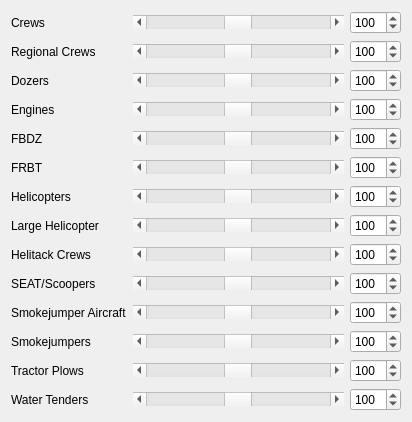
     <widget class="QWidget" name="scrollAreaWidgetContents_3">
      <property name="geometry">
       <rect>
        <x>0</x>
        <y>-87</y>
        <width>412</width>
        <height>376</height>
       </rect>
      </property>
      <layout class="QGridLayout" name="gridLayout_6">
       <item row="10" column="2">
        <widget class="QScrollBar" name="SEATScrollBar">
         <property name="minimumSize">
          <size>
           <width>181</width>
           <height>0</height>
          </size>
         </property>
         <property name="maximum">
          <number>200</number>
         </property>
         <property name="value">
          <number>99</number>
         </property>
         <property name="orientation">
          <enum>Qt::Horizontal</enum>
         </property>
        </widget>
       </item>
       <item row="6" column="4">
        <widget class="QSpinBox" name="HelicBox">
         <property name="minimumSize">
          <size>
           <width>51</width>
           <height>0</height>
          </size>
         </property>
         <property name="maximumSize">
          <size>
           <width>51</width>
           <height>16777215</height>
          </size>
         </property>
         <property name="maximum">
          <number>200</number>
         </property>
         <property name="singleStep">
          <number>1</number>
         </property>
         <property name="value">
          <number>100</number>
         </property>
        </widget>
       </item>
       <item row="4" column="4">
        <widget class="QSpinBox" name="FBDZBox">
         <property name="minimumSize">
          <size>
           <width>51</width>
           <height>0</height>
          </size>
         </property>
         <property name="maximumSize">
          <size>
           <width>51</width>
           <height>16777215</height>
          </size>
         </property>
         <property name="maximum">
          <number>200</number>
         </property>
         <property name="singleStep">
          <number>1</number>
         </property>
         <property name="value">
          <number>100</number>
         </property>
        </widget>
       </item>
       <item row="8" column="1">
        <widget class="QLabel" name="label_106">
         <property name="minimumSize">
          <size>
           <width>91</width>
           <height>0</height>
          </size>
         </property>
         <property name="text">
          <string>Helitack Crews</string>
         </property>
        </widget>
       </item>
       <item row="13" column="2">
        <widget class="QScrollBar" name="TPScrollBar">
         <property name="minimumSize">
          <size>
           <width>181</width>
           <height>0</height>
          </size>
         </property>
         <property name="maximum">
          <number>200</number>
         </property>
         <property name="value">
          <number>99</number>
         </property>
         <property name="orientation">
          <enum>Qt::Horizontal</enum>
         </property>
        </widget>
       </item>
       <item row="0" column="4">
        <widget class="QSpinBox" name="CRWBox">
         <property name="minimumSize">
          <size>
           <width>51</width>
           <height>0</height>
          </size>
         </property>
         <property name="maximumSize">
          <size>
           <width>51</width>
           <height>16777215</height>
          </size>
         </property>
         <property name="maximum">
          <number>200</number>
         </property>
         <property name="singleStep">
          <number>1</number>
         </property>
         <property name="value">
          <number>100</number>
         </property>
        </widget>
       </item>
       <item row="6" column="2">
        <widget class="QScrollBar" name="HelicScrollBar">
         <property name="maximum">
          <number>200</number>
         </property>
         <property name="value">
          <number>99</number>
         </property>
         <property name="orientation">
          <enum>Qt::Horizontal</enum>
         </property>
        </widget>
       </item>
       <item row="4" column="1">
        <widget class="QLabel" name="label_107">
         <property name="minimumSize">
          <size>
           <width>81</width>
           <height>0</height>
          </size>
         </property>
         <property name="text">
          <string>FBDZ</string>
         </property>
        </widget>
       </item>
       <item row="0" column="2">
        <widget class="QScrollBar" name="CRWScrollBar">
         <property name="minimumSize">
          <size>
           <width>181</width>
           <height>0</height>
          </size>
         </property>
         <property name="maximum">
          <number>200</number>
         </property>
         <property name="value">
          <number>99</number>
         </property>
         <property name="orientation">
          <enum>Qt::Horizontal</enum>
         </property>
        </widget>
       </item>
       <item row="7" column="4">
        <widget class="QSpinBox" name="LHelicBox">
         <property name="minimumSize">
          <size>
           <width>51</width>
           <height>0</height>
          </size>
         </property>
         <property name="maximumSize">
          <size>
           <width>51</width>
           <height>16777215</height>
          </size>
         </property>
         <property name="maximum">
          <number>200</number>
         </property>
         <property name="singleStep">
          <number>1</number>
         </property>
         <property name="value">
          <number>100</number>
         </property>
        </widget>
       </item>
       <item row="3" column="2">
        <widget class="QScrollBar" name="ENGScrollBar">
         <property name="maximum">
          <number>200</number>
         </property>
         <property name="value">
          <number>99</number>
         </property>
         <property name="orientation">
          <enum>Qt::Horizontal</enum>
         </property>
        </widget>
       </item>
       <item row="7" column="2">
        <widget class="QScrollBar" name="LHelicScrollBar">
         <property name="minimumSize">
          <size>
           <width>181</width>
           <height>0</height>
          </size>
         </property>
         <property name="maximum">
          <number>200</number>
         </property>
         <property name="value">
          <number>99</number>
         </property>
         <property name="orientation">
          <enum>Qt::Horizontal</enum>
         </property>
        </widget>
       </item>
       <item row="12" column="4">
        <widget class="QSpinBox" name="SMJRBox">
         <property name="minimumSize">
          <size>
           <width>51</width>
           <height>0</height>
          </size>
         </property>
         <property name="maximumSize">
          <size>
           <width>51</width>
           <height>16777215</height>
          </size>
         </property>
         <property name="maximum">
          <number>200</number>
         </property>
         <property name="singleStep">
          <number>1</number>
         </property>
         <property name="value">
          <number>100</number>
         </property>
        </widget>
       </item>
       <item row="14" column="4">
        <widget class="QSpinBox" name="WTBox">
         <property name="minimumSize">
          <size>
           <width>51</width>
           <height>0</height>
          </size>
         </property>
         <property name="maximumSize">
          <size>
           <width>51</width>
           <height>16777215</height>
          </size>
         </property>
         <property name="maximum">
          <number>200</number>
         </property>
         <property name="singleStep">
          <number>1</number>
         </property>
         <property name="value">
          <number>100</number>
         </property>
        </widget>
       </item>
       <item row="14" column="2">
        <widget class="QScrollBar" name="WTScrollBar">
         <property name="minimumSize">
          <size>
           <width>181</width>
           <height>0</height>
          </size>
         </property>
         <property name="maximum">
          <number>200</number>
         </property>
         <property name="value">
          <number>99</number>
         </property>
         <property name="orientation">
          <enum>Qt::Horizontal</enum>
         </property>
        </widget>
       </item>
       <item row="13" column="4">
        <widget class="QSpinBox" name="TPBox">
         <property name="minimumSize">
          <size>
           <width>51</width>
           <height>0</height>
          </size>
         </property>
         <property name="maximumSize">
          <size>
           <width>51</width>
           <height>16777215</height>
          </size>
         </property>
         <property name="maximum">
          <number>200</number>
         </property>
         <property name="singleStep">
          <number>1</number>
         </property>
         <property name="value">
          <number>100</number>
         </property>
        </widget>
       </item>
       <item row="2" column="2">
        <widget class="QScrollBar" name="DZRScrollBar">
         <property name="maximum">
          <number>200</number>
         </property>
         <property name="value">
          <number>99</number>
         </property>
         <property name="orientation">
          <enum>Qt::Horizontal</enum>
         </property>
        </widget>
       </item>
       <item row="4" column="2">
        <widget class="QScrollBar" name="FBDZScrollBar">
         <property name="maximum">
          <number>200</number>
         </property>
         <property name="value">
          <number>99</number>
         </property>
         <property name="orientation">
          <enum>Qt::Horizontal</enum>
         </property>
        </widget>
       </item>
       <item row="2" column="1">
        <widget class="QLabel" name="label_111">
         <property name="minimumSize">
          <size>
           <width>81</width>
           <height>0</height>
          </size>
         </property>
         <property name="text">
          <string>Dozers</string>
         </property>
        </widget>
       </item>
       <item row="10" column="4">
        <widget class="QSpinBox" name="SEATBox">
         <property name="minimumSize">
          <size>
           <width>51</width>
           <height>0</height>
          </size>
         </property>
         <property name="maximumSize">
          <size>
           <width>51</width>
           <height>16777215</height>
          </size>
         </property>
         <property name="maximum">
          <number>200</number>
         </property>
         <property name="singleStep">
          <number>1</number>
         </property>
         <property name="value">
          <number>100</number>
         </property>
        </widget>
       </item>
       <item row="5" column="1">
        <widget class="QLabel" name="label_112">
         <property name="minimumSize">
          <size>
           <width>81</width>
           <height>0</height>
          </size>
         </property>
         <property name="text">
          <string>FRBT</string>
         </property>
        </widget>
       </item>
       <item row="6" column="1">
        <widget class="QLabel" name="label_113">
         <property name="minimumSize">
          <size>
           <width>81</width>
           <height>0</height>
          </size>
         </property>
         <property name="text">
          <string>Helicopters</string>
         </property>
        </widget>
       </item>
       <item row="5" column="2">
        <widget class="QScrollBar" name="FRBTScrollBar">
         <property name="maximum">
          <number>200</number>
         </property>
         <property name="value">
          <number>99</number>
         </property>
         <property name="orientation">
          <enum>Qt::Horizontal</enum>
         </property>
        </widget>
       </item>
       <item row="12" column="2">
        <widget class="QScrollBar" name="SMJRScrollBar">
         <property name="minimumSize">
          <size>
           <width>181</width>
           <height>0</height>
          </size>
         </property>
         <property name="maximum">
          <number>200</number>
         </property>
         <property name="value">
          <number>99</number>
         </property>
         <property name="orientation">
          <enum>Qt::Horizontal</enum>
         </property>
        </widget>
       </item>
       <item row="3" column="4">
        <widget class="QSpinBox" name="ENGBox">
         <property name="minimumSize">
          <size>
           <width>51</width>
           <height>0</height>
          </size>
         </property>
         <property name="maximumSize">
          <size>
           <width>51</width>
           <height>16777215</height>
          </size>
         </property>
         <property name="maximum">
          <number>200</number>
         </property>
         <property name="singleStep">
          <number>1</number>
         </property>
         <property name="value">
          <number>100</number>
         </property>
        </widget>
       </item>
       <item row="1" column="4">
        <widget class="QSpinBox" name="RCRWBox">
         <property name="minimumSize">
          <size>
           <width>51</width>
           <height>0</height>
          </size>
         </property>
         <property name="maximumSize">
          <size>
           <width>51</width>
           <height>16777215</height>
          </size>
         </property>
         <property name="maximum">
          <number>200</number>
         </property>
         <property name="singleStep">
          <number>1</number>
         </property>
         <property name="value">
          <number>100</number>
         </property>
        </widget>
       </item>
       <item row="1" column="1">
        <widget class="QLabel" name="label_115">
         <property name="minimumSize">
          <size>
           <width>81</width>
           <height>0</height>
          </size>
         </property>
         <property name="text">
          <string>Regional Crews</string>
         </property>
        </widget>
       </item>
       <item row="12" column="1">
        <widget class="QLabel" name="label_116">
         <property name="minimumSize">
          <size>
           <width>91</width>
           <height>0</height>
          </size>
         </property>
         <property name="text">
          <string>Smokejumpers</string>
         </property>
        </widget>
       </item>
       <item row="2" column="4">
        <widget class="QSpinBox" name="DZRBox">
         <property name="minimumSize">
          <size>
           <width>51</width>
           <height>0</height>
          </size>
         </property>
         <property name="maximumSize">
          <size>
           <width>51</width>
           <height>16777215</height>
          </size>
         </property>
         <property name="maximum">
          <number>200</number>
         </property>
         <property name="singleStep">
          <number>1</number>
         </property>
         <property name="value">
          <number>100</number>
         </property>
        </widget>
       </item>
       <item row="13" column="1">
        <widget class="QLabel" name="label_118">
         <property name="minimumSize">
          <size>
           <width>91</width>
           <height>0</height>
          </size>
         </property>
         <property name="text">
          <string>Tractor Plows</string>
         </property>
        </widget>
       </item>
       <item row="11" column="2">
        <widget class="QScrollBar" name="SJACScrollBar">
         <property name="minimumSize">
          <size>
           <width>181</width>
           <height>0</height>
          </size>
         </property>
         <property name="maximum">
          <number>200</number>
         </property>
         <property name="value">
          <number>99</number>
         </property>
         <property name="orientation">
          <enum>Qt::Horizontal</enum>
         </property>
        </widget>
       </item>
       <item row="14" column="1">
        <widget class="QLabel" name="label_120">
         <property name="minimumSize">
          <size>
           <width>91</width>
           <height>0</height>
          </size>
         </property>
         <property name="text">
          <string>Water Tenders</string>
         </property>
        </widget>
       </item>
       <item row="5" column="4">
        <widget class="QSpinBox" name="FRBTBox">
         <property name="minimumSize">
          <size>
           <width>51</width>
           <height>0</height>
          </size>
         </property>
         <property name="maximumSize">
          <size>
           <width>51</width>
           <height>16777215</height>
          </size>
         </property>
         <property name="maximum">
          <number>200</number>
         </property>
         <property name="singleStep">
          <number>1</number>
         </property>
         <property name="value">
          <number>100</number>
         </property>
        </widget>
       </item>
       <item row="1" column="2">
        <widget class="QScrollBar" name="RCRWScrollBar">
         <property name="minimumSize">
          <size>
           <width>181</width>
           <height>0</height>
          </size>
         </property>
         <property name="maximum">
          <number>200</number>
         </property>
         <property name="value">
          <number>99</number>
         </property>
         <property name="orientation">
          <enum>Qt::Horizontal</enum>
         </property>
        </widget>
       </item>
       <item row="10" column="1">
        <widget class="QLabel" name="label_121">
         <property name="minimumSize">
          <size>
           <width>91</width>
           <height>0</height>
          </size>
         </property>
         <property name="text">
          <string>SEAT/Scoopers</string>
         </property>
        </widget>
       </item>
       <item row="3" column="1">
        <widget class="QLabel" name="label_123">
         <property name="minimumSize">
          <size>
           <width>81</width>
           <height>0</height>
          </size>
         </property>
         <property name="text">
          <string>Engines</string>
         </property>
        </widget>
       </item>
       <item row="8" column="4">
        <widget class="QSpinBox" name="HELIBox">
         <property name="minimumSize">
          <size>
           <width>51</width>
           <height>0</height>
          </size>
         </property>
         <property name="maximumSize">
          <size>
           <width>51</width>
           <height>16777215</height>
          </size>
         </property>
         <property name="maximum">
          <number>200</number>
         </property>
         <property name="singleStep">
          <number>1</number>
         </property>
         <property name="value">
          <number>100</number>
         </property>
        </widget>
       </item>
       <item row="11" column="1">
        <widget class="QLabel" name="label_104">
         <property name="minimumSize">
          <size>
           <width>91</width>
           <height>0</height>
          </size>
         </property>
         <property name="text">
          <string>Smokejumper Aircraft</string>
         </property>
        </widget>
       </item>
       <item row="11" column="4">
        <widget class="QSpinBox" name="SJACBox">
         <property name="minimumSize">
          <size>
           <width>51</width>
           <height>0</height>
          </size>
         </property>
         <property name="maximumSize">
          <size>
           <width>51</width>
           <height>16777215</height>
          </size>
         </property>
         <property name="maximum">
          <number>200</number>
         </property>
         <property name="singleStep">
          <number>1</number>
         </property>
         <property name="value">
          <number>100</number>
         </property>
        </widget>
       </item>
       <item row="7" column="1">
        <widget class="QLabel" name="label_108">
         <property name="minimumSize">
          <size>
           <width>81</width>
           <height>0</height>
          </size>
         </property>
         <property name="text">
          <string>Large Helicopter</string>
         </property>
        </widget>
       </item>
       <item row="0" column="1">
        <widget class="QLabel" name="label_109">
         <property name="minimumSize">
          <size>
           <width>81</width>
           <height>0</height>
          </size>
         </property>
         <property name="maximumSize">
          <size>
           <width>87</width>
           <height>16777215</height>
          </size>
         </property>
         <property name="text">
          <string>Crews</string>
         </property>
        </widget>
       </item>
       <item row="8" column="2">
        <widget class="QScrollBar" name="HELIScrollBar">
         <property name="minimumSize">
          <size>
           <width>181</width>
           <height>0</height>
          </size>
         </property>
         <property name="maximum">
          <number>200</number>
         </property>
         <property name="value">
          <number>99</number>
         </property>
         <property name="orientation">
          <enum>Qt::Horizontal</enum>
         </property>
        </widget>
       </item>
      </layout>
     </widget>
